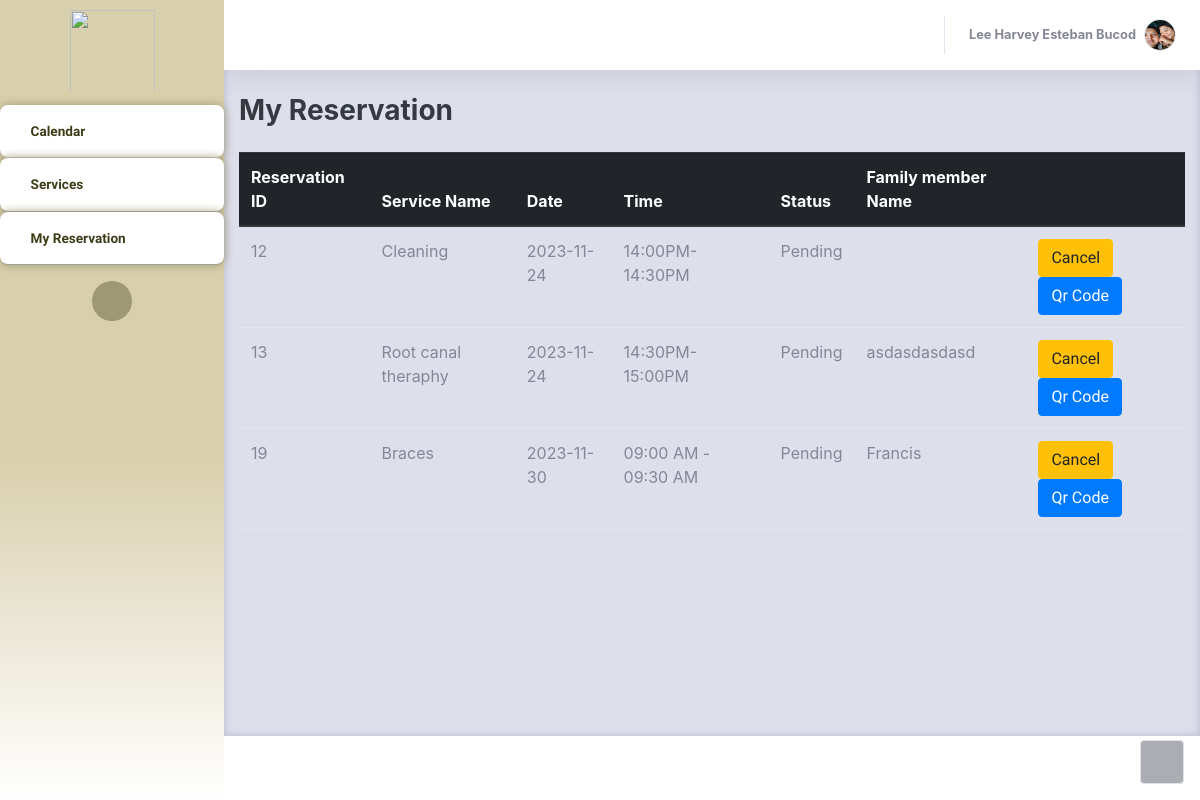
/Thesis1/Admin/PatientsOwnReservation.php (signed in), run on an earlier commit of the app's database.
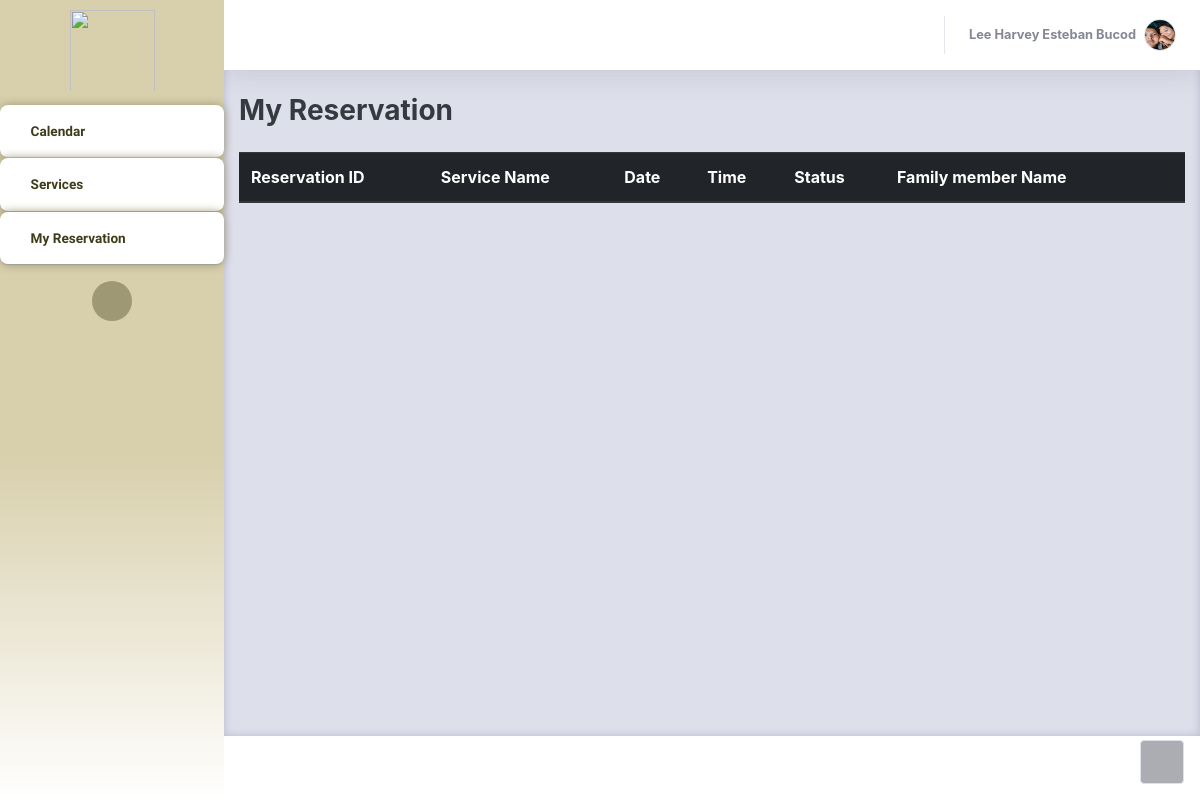
And on a later commit of the database.
### tables this page shows
CREATE TABLE `patients_user` (
  `userID` int(11) NOT NULL,
  `Email` varchar(255) NOT NULL,
  `Name` varchar(255) NOT NULL,
  `Address` varchar(255) NOT NULL,
  `PhoneNumber` varchar(255) NOT NULL,
  `Password` varchar(55) NOT NULL,
  `Hash` varchar(255) NOT NULL,
  `Access` varchar(25) NOT NULL,
  `Active` int(11) NOT NULL DEFAULT 0,
  `profilePic` varchar(255) NOT NULL,
  `last_activity` timestamp NOT NULL DEFAULT current_timestamp() ON UPDATE current_timestamp()
);

CREATE TABLE `bookinglog` (
  `resID` int(11) NOT NULL,
  `userID` int(11) NOT NULL,
  `serviceName` varchar(255) NOT NULL,
  `date` date NOT NULL,
  `timeslot` varchar(255) NOT NULL,
  `remarks` varchar(255) NOT NULL,
  `status` varchar(255) NOT NULL,
  `FamMemberName` varchar(255) NOT NULL DEFAULT 'N/A',
  `confirmationHash` varchar(255) NOT NULL,
  `timestamp` timestamp NOT NULL DEFAULT current_timestamp() ON UPDATE current_timestamp()
);

### Thesis1/Admin/PatientsOwnReservation.php (the view, shortened to what this page needs)
<?php
     $con = connection();
     $user = $_SESSION['UserLogin'];
     $userID = $_SESSION['UserID'];
?>
<!DOCTYPE html>
<html lang="en">
<head>
    <link rel="stylesheet" href="assets/bootstrap/css/bootstrap.min.css">
    <link rel="stylesheet" href="assets/fonts/fontawesome-all.min.css">
    <link rel="stylesheet" href="assets/fonts/ionicons.min.css">
    <link rel="stylesheet" href="assets/css/aguilaraldo1_section_contact.css">
    <link rel="stylesheet" href="assets/css/Availability---Manage-availability-bookings-appointments_v1.css">
    <link rel="stylesheet" href="assets/css/Basic-Footer.css">
    <link rel="stylesheet" href="assets/css/Black-Navbar.css">
    <link rel="stylesheet" href="assets/css/Block-Responsive-Item-List.css">
    <link rel="stylesheet" href="assets/css/Bootstrap-Calendar.css">
    <link rel="stylesheet" href="assets/css/carousel-circulo.css">
    <link rel="stylesheet" href="assets/css/Carousel-Hero-1.css">
    <link rel="stylesheet" href="assets/css/Carousel-Hero.css">
    <link rel="stylesheet" href="assets/css/Diagonal-div-section.css">
    <link rel="stylesheet" href="assets/css/Feature-Section-MD.css">
    <link rel="stylesheet" href="https://djpsoftwarecdn.azureedge.net/availabilitycss-v1/availability.min.css">
    <link rel="stylesheet" href="assets/css/Login-Form-Basic-icons.css">
    <link rel="stylesheet" href="assets/css/Ultimate-Event-Calendar.css">
</head>
<body id="page-top">
    <div id="wrapper">
        <nav class="navbar navbar-dark align-items-start sidebar sidebar-dark accordion bg-gradient-primary p-0" style="border-color: rgb(255,255,255);background: linear-gradient(#d8cfac 57%, white 100%), #a6a263;border-radius: -1px;">
            <div class="container-fluid d-flex flex-column p-0"><img src="assets/img/Picsart_23-04-17_12-49-06-946.png" width="85" height="91" style="margin-left: 0px;padding-bottom: 0px;padding-top: 10px;">
                <ul class="navbar-nav text-light" id="accordionSidebar">
                    <li class="nav-item"><a class="nav-link" href="patientInterface.php" style="background: #ffffff;border-radius: 8px;margin-top: 13px;border-color: var(--bs-blue);border-top-width: 1px;border-top-color: #95947c;border-bottom: 1px outset rgba(149,148,124,0.33);box-shadow: 0px 0px 10px rgb(159,152,117);--bs-body-bg: #fff;"><i class="far fa-calendar" style="color: #3e3d1a;"></i><span style="background: transparent;color: #3e3d1a;font-family: 'Albert Sans', sans-serif;font-weight: bold;">Calendar</span></a></li>
                    <li class="nav-item"><a class="nav-link" style="background: #ffffff;font-weight: bold;color: var(--bs-black);border-radius: 8px;border-bottom: 1px outset rgba(149,148,124,0.49);box-shadow: 0px 0px 10px rgb(159,152,117);" href="patientServices.php"><i class="fas fa-hands" style="color: #3e3d1a;"></i><span style="color: #3e3d1a;font-family: 'Albert Sans', sans-serif;">Services</span></a><a class="nav-link active" style="background: #ffffff;font-weight: bold;color: var(--bs-black);border-radius: 8px;border-bottom: 1px outset rgba(149,148,124,0.49);box-shadow: 0px 0px 10px rgb(159,152,117);" href="PatientsOwnReservation.php"><i class="icon ion-ios-paper-outline" style="color: #3e3d1a;"></i><span style="color: #3e3d1a;font-family: 'Albert Sans', sans-serif;">My Reservation</span></a></li>
                </ul>
                <div class="text-center d-none d-md-inline"><button class="btn rounded-circle border-0" id="sidebarToggle" type="button" style="background: rgb(159,152,117);"></button></div>
            </div>
        </nav>
        <div class="d-flex flex-column" id="content-wrapper">
            <div id="content" style="background: var(--bs-gray-300);color: var(--bs-black);border-color: var(--bs-yellow);box-shadow: inset 0px 0px 9px var(--bs-gray-500);">
                <nav class="navbar navbar-light navbar-expand bg-white shadow mb-4 topbar static-top" style="background: rgb(255,255,255);border-color: rgb(255,0,0);">
                    <div class="container-fluid">
                        <ul class="navbar-nav flex-nowrap ms-auto">
                         <li class="nav-item dropdown no-arrow mx-1"><a class="nav-link" href="ChatsystemPatient.php"><i class="icon ion-email" style="font-size: 30px;color: #a6a263;margin-top: 8px;"></i></a></li>
                            <li class="nav-item dropdown no-arrow">
                                <div class="nav-item dropdown no-arrow"><a class="dropdown-toggle nav-link" aria-expanded="false" data-bs-toggle="dropdown" href="#"><span class="d-none d-lg-inline me-2 text-gray-600 small" style="font-weight: bold;color: var(--bs-black);"><?php
                                    echo $user;
                                    $profilestmt = "SELECT profilePic FROM patients_user WHERE userID = $userID";
                                    $exeProfile = $con->query($profilestmt);
                                    $row = $exeProfile->fetch_assoc();
                                    if($row)
                                    {
                                        $profilePic = $row['profilePic'];
                                        echo '</span><img class="border rounded-circle img-profile" src="'.$profilePic.'"></a>';
                                    }
                                ?>
                                </div>
                            </li>
                        </ul>
                    </div>
                </nav>
                <div class="container-fluid">
                    <div class="d-sm-flex justify-content-between align-items-center mb-4">
                        <h3 class="text-dark mb-0" style="font-weight: bold;">My Reservation</h3>
                    </div>
                    <div class="row">
                        <div class="col-md-12 col-xl-12">
                            <div class="table-responsive">
                                <table class="table">
                                    <thead class="thead-dark">
                                        <tr>
                                            <th>Reservation ID</th>
                                            <th>Service Name</th>
                                            <th>Date</th>
                                            <th>Time</th>
                                            <th>Status</th>
                                            <th>Family member Name</th>
                                            <th></th>
                                        </tr>
                                    </thead>
                                    <tbody>
                                      <?php
                                          $sqlstmt = "SELECT `resID`,`serviceName`, `date`, `timeslot`, `status`, `FamMemberName` FROM `bookinglog` WHERE userID = '$userID' AND status = 'Pending'";
                                          $exe = $con-> query($sqlstmt);
                                          while ($row = mysqli_fetch_assoc($exe)) {
                                            $resID = $row['resID'];
                                            $serviceNAme = $row['serviceName'];
                                            $sdate = $row['date'];
                                            $tslot = $row['timeslot'];
                                            $stat = $row['status'];
                                            $famMember = $row['FamMemberName'];
                                            echo '<tr>
                                        <td>'.$resID.'</td>
                                        <td>'.$serviceNAme.'</td>
                                        <td>'.$sdate.'</td>
                                        <td>'.$tslot.'</td>
                                        <td>'.$stat.'</td>
                                        <td>'.$famMember.'</td>
                                        <td>
                                        <button"><a href = "PatientsOwnReservation.php?cancelID='.$resID.'" class ="btn btn-warning">Cancel</a></button>
                                        <button"><a href = "patientsQrcode.php?qrID='.$resID.'" class ="btn btn-primary">Qr Code</a></button>
                                        </td>
                                        </tr>';
                                          }
                                      ?>
                                    </tbody>
                                </table>
                            </div>
                        </div>
                    </div>
                </div>
            </div>
            <footer class="bg-white sticky-footer">
            </footer>
        </div><a class="border rounded d-inline scroll-to-top" href="#page-top"><i class="fas fa-angle-up"></i></a>
    </div>
    <link rel="stylesheet" href="https://cdn.jsdelivr.net/npm/bootstrap@4.0.0/dist/css/bootstrap.min.css">
</body>
</html>

### Thesis1/Admin/assets/css/aguilaraldo1_section_contact.css (style rules this page uses)
.navbar { z-index: 1; }

### Thesis1/Admin/assets/css/Black-Navbar.css (style rules this page uses)
.navbar { margin-bottom: 0; }
.btn { border-radius: 0; }
.btn { font-family: 'Roboto'; font-weight: 400; }

### Thesis1/Admin/assets/css/Feature-Section-MD.css (style rules this page uses)
.waves-effect, a { -webkit-tap-highlight-color: transparent; }
.alert, .breadcrumb, .card, .card .card-header, .dropdown-menu, .file-custom, .input-group-addon, .jumbotron, .list-group .list-group-item, .modal-content, .nav .nav-link, .nav-tabs, .navbar, .navbar-toggler, .page-item:first-child .page-link, .page-item:last-child .page-link, .pagination-lg .page-item:first-child .page-link, .pagination-lg .page-item:last-child .page-link, .pagination-sm .page-item:first-child .page-link, .pagination-sm .page-item:last-child .page-link, .popover, .tag, .tooltip-inner, img { -moz-border-radius: 0px; -ms-border-radius: 0px; -o-border-radius: 0px; border-radius: 0px; }
.divider-new, .text-fluid, h1, h2, h3, h4, h5, h6 { font-weight: 300; }

What changed in the data, as far as the page shows it:
removed bookinglog: resID "12", serviceName "Cleaning", date "2023-11-24", timeslot "14:00PM-14:30PM", status "Pending"
removed bookinglog: resID "13", serviceName "Root canal theraphy", date "2023-11-24", timeslot "14:30PM-15:00PM", status "Pending", FamMemberName "asdasdasdasd"
removed bookinglog: resID "19", serviceName "Braces", date "2023-11-30", timeslot "09:00 AM - 09:30 AM", status "Pending", FamMemberName "Francis"
